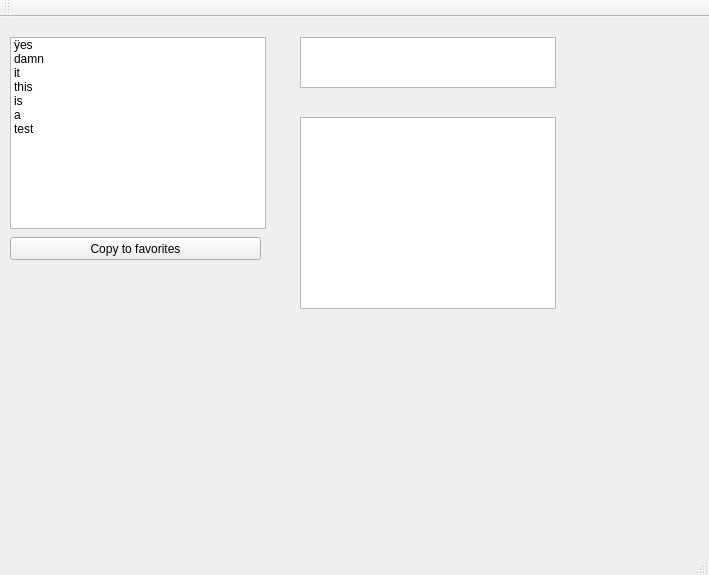
<?xml version="1.0" encoding="UTF-8"?>
<ui version="4.0">
 <class>MainWindow</class>
 <widget class="QMainWindow" name="MainWindow">
  <property name="geometry">
   <rect>
    <x>0</x>
    <y>0</y>
    <width>709</width>
    <height>575</height>
   </rect>
  </property>
  <property name="windowTitle">
   <string>MainWindow</string>
  </property>
  <widget class="QWidget" name="centralWidget">
   <widget class="QListWidget" name="listWidget">
    <property name="geometry">
     <rect>
      <x>10</x>
      <y>20</y>
      <width>256</width>
      <height>192</height>
     </rect>
    </property>
    <item>
     <property name="text">
      <string>ÿes</string>
     </property>
    </item>
    <item>
     <property name="text">
      <string>damn</string>
     </property>
    </item>
    <item>
     <property name="text">
      <string>it</string>
     </property>
    </item>
    <item>
     <property name="text">
      <string>this</string>
     </property>
    </item>
    <item>
     <property name="text">
      <string>is</string>
     </property>
    </item>
    <item>
     <property name="text">
      <string>a </string>
     </property>
    </item>
    <item>
     <property name="text">
      <string>test</string>
     </property>
    </item>
   </widget>
   <widget class="QListWidget" name="listWidget_2">
    <property name="geometry">
     <rect>
      <x>300</x>
      <y>20</y>
      <width>256</width>
      <height>51</height>
     </rect>
    </property>
   </widget>
   <widget class="QPushButton" name="pushButton">
    <property name="geometry">
     <rect>
      <x>10</x>
      <y>220</y>
      <width>251</width>
      <height>23</height>
     </rect>
    </property>
    <property name="text">
     <string>Copy to favorites</string>
    </property>
   </widget>
   <widget class="QTreeView" name="treeView">
    <property name="geometry">
     <rect>
      <x>300</x>
      <y>100</y>
      <width>256</width>
      <height>192</height>
     </rect>
    </property>
   </widget>
  </widget>
  <widget class="QMenuBar" name="menuBar">
   <property name="geometry">
    <rect>
     <x>0</x>
     <y>0</y>
     <width>709</width>
     <height>21</height>
    </rect>
   </property>
  </widget>
  <widget class="QToolBar" name="mainToolBar">
   <attribute name="toolBarArea">
    <enum>TopToolBarArea</enum>
   </attribute>
   <attribute name="toolBarBreak">
    <bool>false</bool>
   </attribute>
  </widget>
  <widget class="QStatusBar" name="statusBar"/>
 </widget>
 <layoutdefault spacing="6" margin="11"/>
 <resources/>
 <connections/>
</ui>
